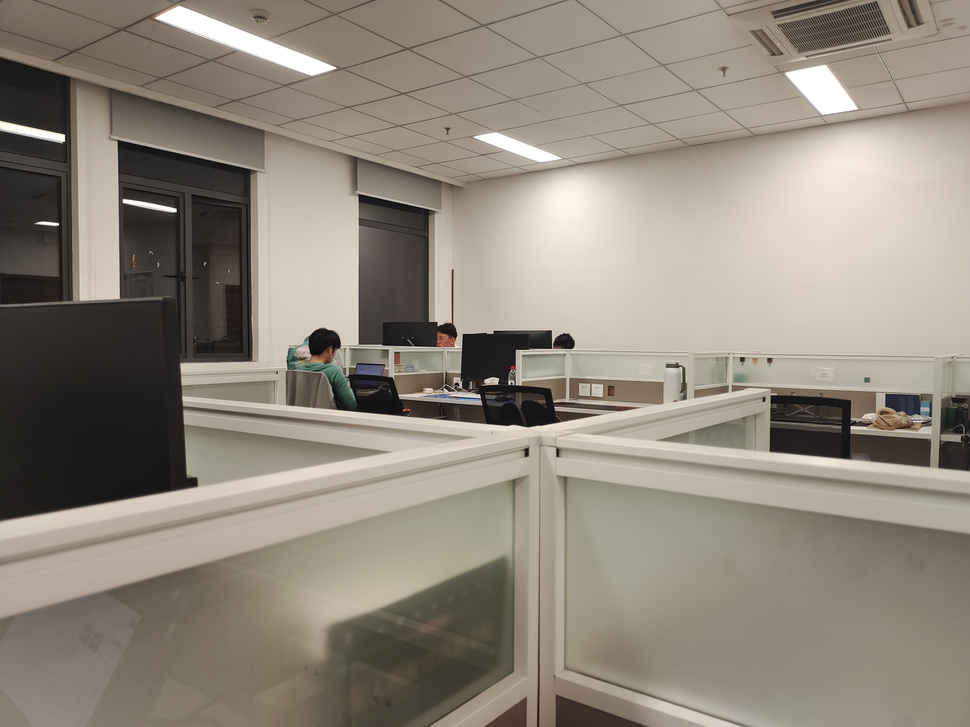
#> input picture 计算机视觉实践-练习5/data/1.png, 970 x 727 px, shrunk from 4000 x 3000 before the run
$ jupyter execute --allow-errors demo.ipynb
#> lines starting #> are read from the running program, lines starting #| are printed output that depends on the picture; after the words box and inside, x2 and y2 are one past the last pixel; in counts of white or black regions, pixels touching at a corner belong together
[cell 1]
from PIL import Image
from pylab import *
import cv2
from numpy import *
from numpy.ma import array
from scipy.ndimage import filters
from PIL import Image

[cell 2]
""" 使用归一化的互相关计算视差图像 """

def plane_sweep_ncc(im_l,im_r,start,steps,wid):
    m,n = im_l.shape
    mean_l = zeros((m,n))
    mean_r = zeros((m,n))
    s = zeros((m,n))
    s_l = zeros((m,n))
    s_r = zeros((m,n))
    dmaps = zeros((m,n,steps))      # 保存深度平面的数组
    filters.uniform_filter(im_l,wid,mean_l)     # 计算图像块的平均值
    filters.uniform_filter(im_r,wid,mean_r)
    norm_l = im_l - mean_l
    norm_r = im_r - mean_r

    # 尝试不同的视差
    for displ in range(steps):
        filters.uniform_filter(np.roll(norm_l, -displ - start) * norm_r, wid, s)
        filters.uniform_filter(np.roll(norm_l, -displ - start) * np.roll(norm_l, -displ - start), wid, s_l)
        filters.uniform_filter(norm_r*norm_r,wid,s_r)
        dmaps[:,:,displ] = s / sqrt(s_l * s_r)

    return np.argmax(dmaps, axis=2)     # 为每个像素选取最佳深度

[cell 3]
#使用带有高斯加权周边的归一化互相关计算视差图像

def plane_sweep_gauss(im_l,im_r,start,steps,wid):
    m,n = im_l.shape
    mean_l = zeros((m,n))
    mean_r = zeros((m,n))
    s = zeros((m,n))
    s_l = zeros((m,n))
    s_r = zeros((m,n))
    dmaps = zeros((m,n,steps))
    filters.gaussian_filter(im_l,wid,0,mean_l)
    filters.gaussian_filter(im_r,wid,0,mean_r)
    norm_l = im_l - mean_l
    norm_r = im_r - mean_r

    # 尝试不同的视差
    for displ in range(steps):
        filters.gaussian_filter(np.roll(norm_l, -displ - start) * norm_r, wid, 0, s)
        filters.gaussian_filter(np.roll(norm_l, -displ - start) * np.roll(norm_l, -displ - start), wid, 0, s_l)
        filters.gaussian_filter(norm_r*norm_r,wid,0,s_r)
        dmaps[:,:,displ] = s / np.sqrt(s_l * s_r)

    return np.argmax(dmaps, axis=2)     # 为每个像素选取最佳深度

[cell 4]
im_l = array(Image.open('data/1.png').convert('L'), 'f')
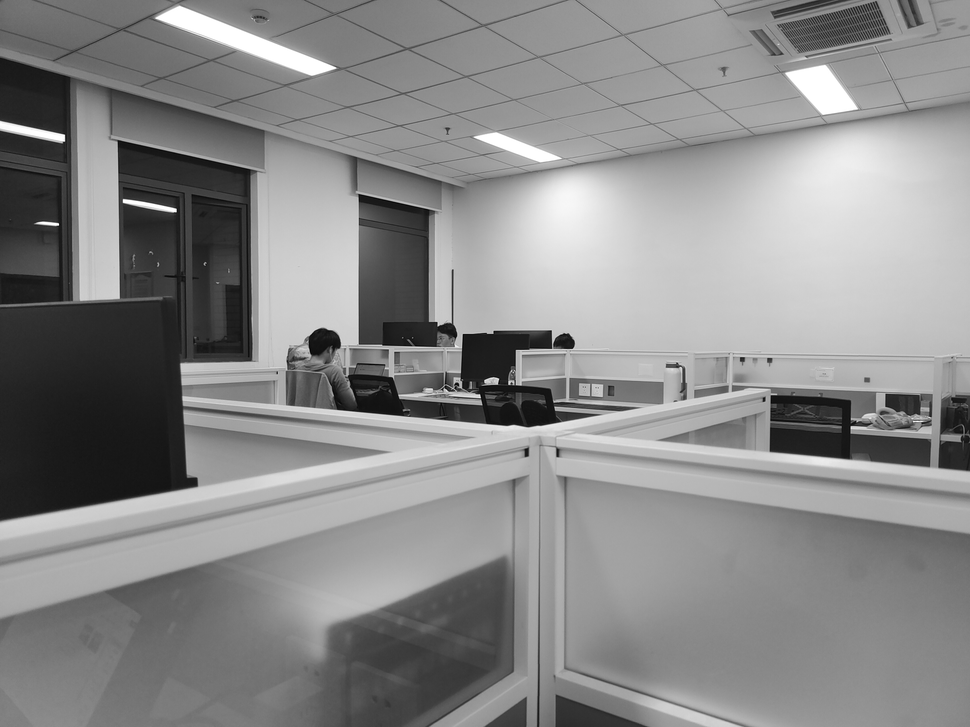
#> im_l: shape (727, 970) float32; min 0, max 255, mean 137.4
im_r = array(Image.open('data/2.png').convert('L'),'f')
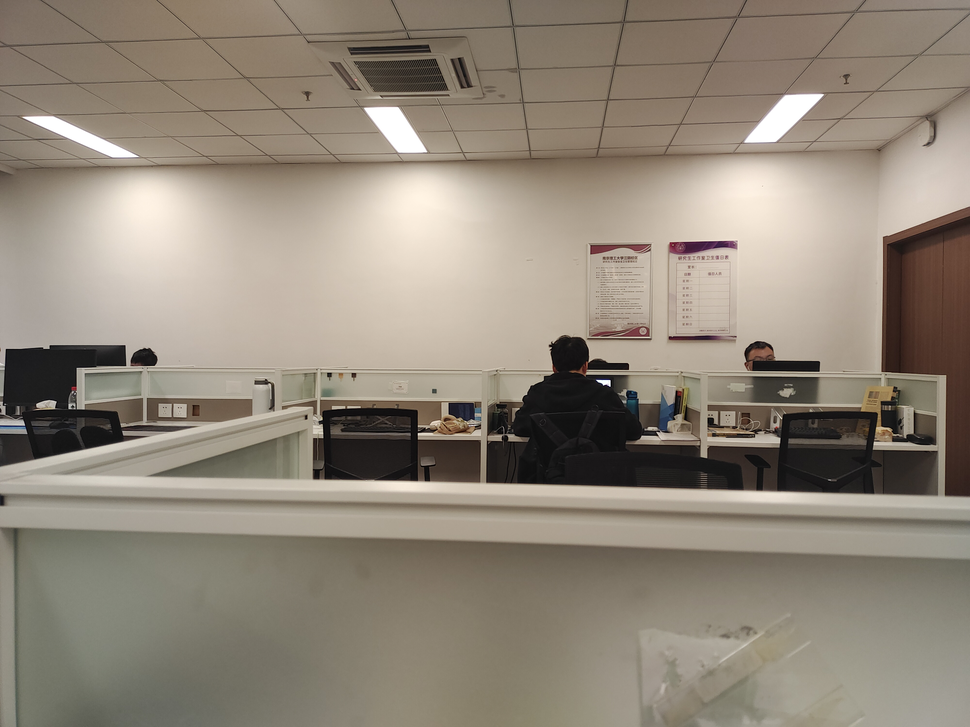
#> input picture 计算机视觉实践-练习5/data/2.png, 970 x 727 px, shrunk from 4000 x 3000 before the run
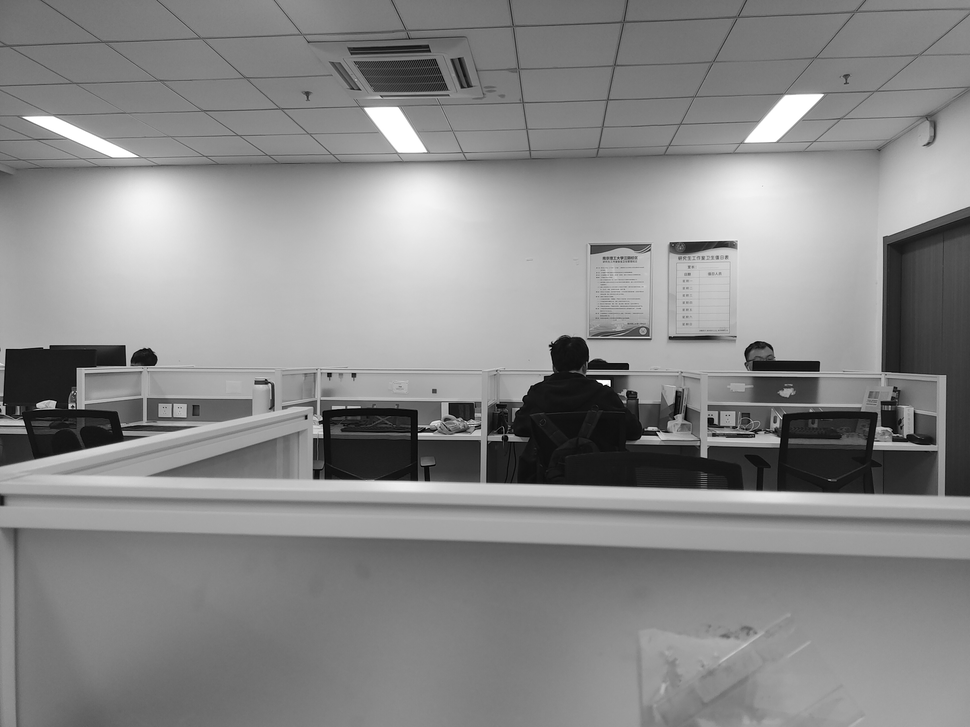
#> im_r: shape (727, 970) float32; min 0, max 255, mean 136.6
# 开始偏移，并设置步长
steps = 12
start = 4
# ncc 的宽度
wid = 2
res = plane_sweep_gauss(im_l,im_r,start,steps,wid)
#> in plane_sweep_gauss, `norm_r = im_r - mean_r`:
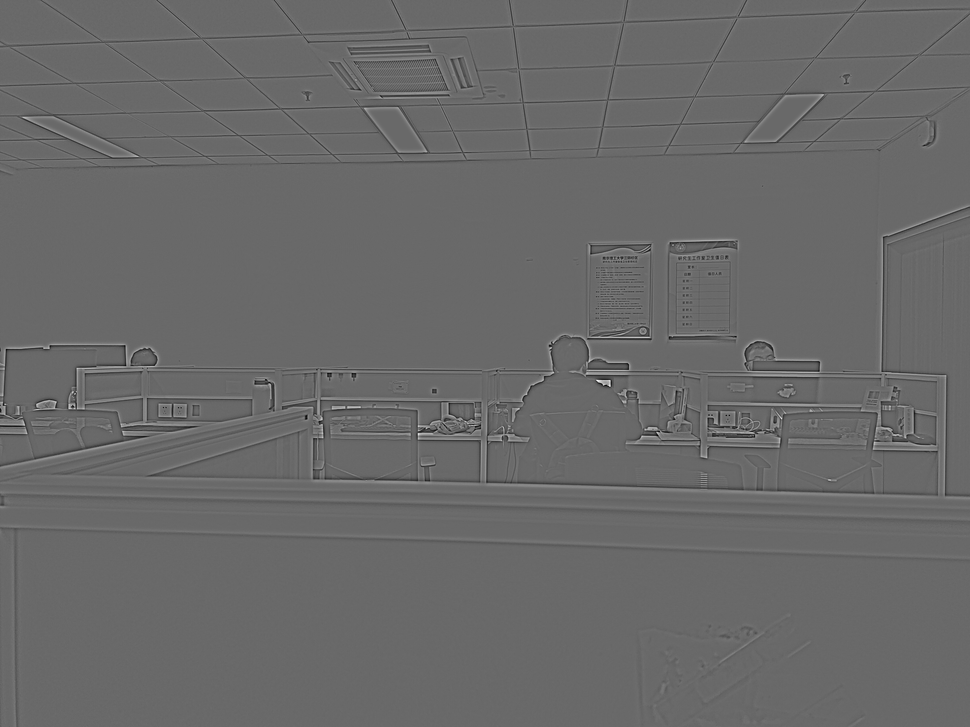
#> norm_r: shape (727, 970) float64; min -115.9, max 164.5, mean 0; drawn with min black and max white
#> in plane_sweep_gauss, `return np.argmax(dmaps, axis=2)`:
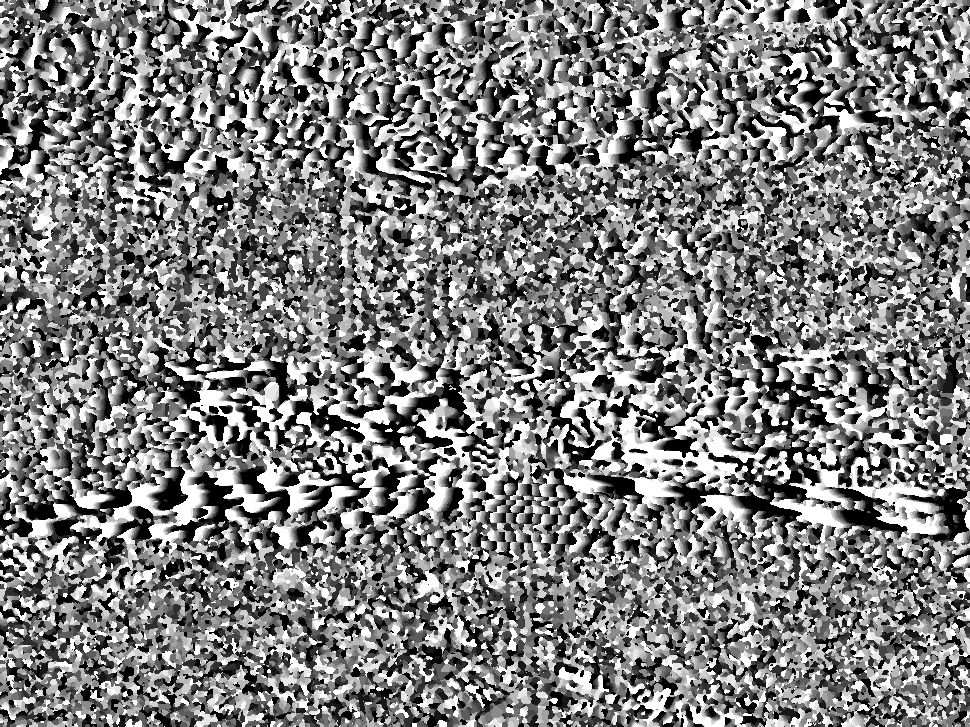
#> returned value: shape (727, 970) int64; min 0, max 11, mean 5.48; drawn with min black and max white


#保存视差图
outputImg = Image.fromarray(res*255.)
outputImg = outputImg.convert('L')
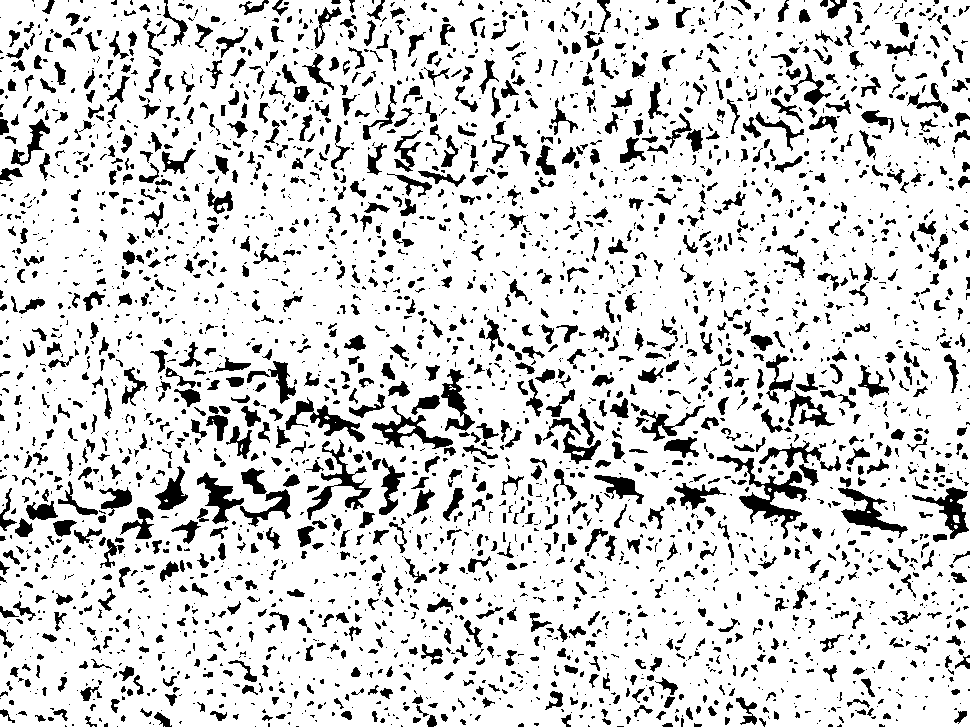
#> outputImg: PIL image 970x727 L; 83.7% white; 3409 black regions (2066 under 20 px), largest, box (x1, y1, x2, y2) and area: (717, 455, 807, 539) 1770, (307, 439, 372, 520) 1120, (838, 488, 908, 538) 1052
outputImg.save('depth14.jpg')
outputImg.show()

[cell 5]
import matplotlib.pyplot as plt
import cv2
imageA = cv2.imread('data/1.png')
imageB = cv2.imread('data/2.png')
img = cv2.imread('depth6.jpg')
plt.figure(figsize=(120, 120))
plt.subplot(1,3,1,xticks = [],yticks=[])
plt.title("left",size=220)
plt.imshow(imageA)
plt.subplot(1,3,2,xticks = [],yticks=[])
plt.title("right",size=220)
plt.imshow(imageB)
plt.subplot(1,3,3,xticks = [],yticks=[])
plt.title("depth(width:6)",size=220)
#> (the rest of this cell did not finish here and is left out)
